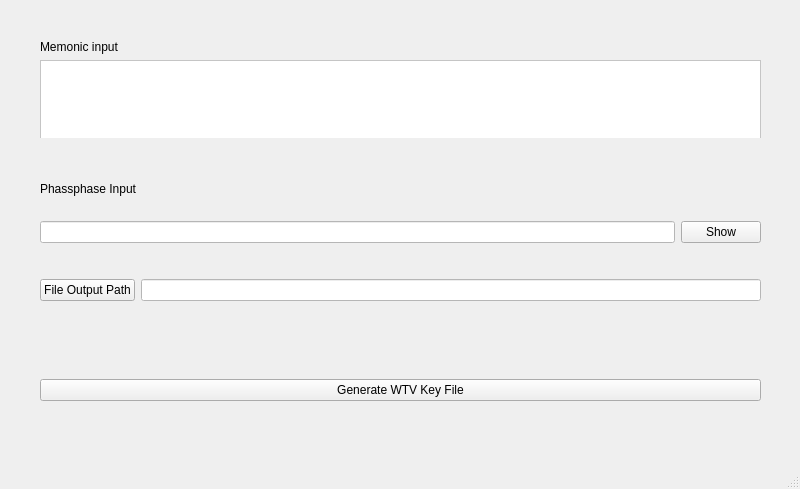
<?xml version="1.0" encoding="UTF-8"?>
<ui version="4.0">
 <class>MainWindow</class>
 <widget class="QMainWindow" name="MainWindow">
  <property name="geometry">
   <rect>
    <x>0</x>
    <y>0</y>
    <width>800</width>
    <height>489</height>
   </rect>
  </property>
  <property name="windowTitle">
   <string>WTV KEY REGEN</string>
  </property>
  <widget class="QWidget" name="centralwidget">
   <widget class="QWidget" name="verticalLayoutWidget">
    <property name="geometry">
     <rect>
      <x>10</x>
      <y>10</y>
      <width>781</width>
      <height>421</height>
     </rect>
    </property>
    <layout class="QVBoxLayout" name="verticalLayout">
     <property name="spacing">
      <number>15</number>
     </property>
     <property name="sizeConstraint">
      <enum>QLayout::SetMinAndMaxSize</enum>
     </property>
     <property name="leftMargin">
      <number>30</number>
     </property>
     <property name="topMargin">
      <number>30</number>
     </property>
     <property name="rightMargin">
      <number>30</number>
     </property>
     <property name="bottomMargin">
      <number>30</number>
     </property>
     <item>
      <widget class="QWidget" name="widget_2" native="true">
       <widget class="QWidget" name="verticalLayoutWidget_2">
        <property name="geometry">
         <rect>
          <x>0</x>
          <y>0</y>
          <width>721</width>
          <height>151</height>
         </rect>
        </property>
        <layout class="QVBoxLayout" name="verticalLayout_2">
         <item>
          <widget class="QLabel" name="label">
           <property name="text">
            <string>Memonic input</string>
           </property>
          </widget>
         </item>
         <item>
          <widget class="QTextEdit" name="textEdit">
           <property name="styleSheet">
            <string notr="true">QTextEdit {
	background-color: white;
}</string>
           </property>
          </widget>
         </item>
        </layout>
       </widget>
      </widget>
     </item>
     <item>
      <widget class="QWidget" name="widget_3" native="true">
       <property name="minimumSize">
        <size>
         <width>200</width>
         <height>30</height>
        </size>
       </property>
       <property name="styleSheet">
        <string notr="true"/>
       </property>
       <widget class="QWidget" name="verticalLayoutWidget_3">
        <property name="geometry">
         <rect>
          <x>0</x>
          <y>9</y>
          <width>721</width>
          <height>81</height>
         </rect>
        </property>
        <layout class="QVBoxLayout" name="verticalLayout_3">
         <item>
          <widget class="QLabel" name="label_2">
           <property name="text">
            <string>Phassphase Input</string>
           </property>
          </widget>
         </item>
         <item>
          <layout class="QHBoxLayout" name="horizontalLayout_2">
           <item>
            <widget class="QLineEdit" name="lineEdit">
             <property name="styleSheet">
              <string notr="true">QWidget QLineEdit { background-color: white;}</string>
             </property>
             <property name="echoMode">
              <enum>QLineEdit::Password</enum>
             </property>
            </widget>
           </item>
           <item>
            <widget class="QPushButton" name="pushButton_2">
             <property name="text">
              <string>Show</string>
             </property>
            </widget>
           </item>
          </layout>
         </item>
        </layout>
       </widget>
      </widget>
     </item>
     <item>
      <widget class="QWidget" name="widget" native="true">
       <property name="minimumSize">
        <size>
         <width>200</width>
         <height>30</height>
        </size>
       </property>
       <widget class="QWidget" name="horizontalLayoutWidget">
        <property name="geometry">
         <rect>
          <x>0</x>
          <y>-1</y>
          <width>721</width>
          <height>51</height>
         </rect>
        </property>
        <layout class="QHBoxLayout" name="horizontalLayout">
         <item>
          <widget class="QPushButton" name="pushButton">
           <property name="text">
            <string>File Output Path</string>
           </property>
          </widget>
         </item>
         <item>
          <widget class="QLineEdit" name="lineEdit_2">
           <property name="styleSheet">
            <string notr="true">QWidget QLineEdit { background-color: white;}</string>
           </property>
          </widget>
         </item>
        </layout>
       </widget>
      </widget>
     </item>
     <item>
      <widget class="QPushButton" name="pushButton_3">
       <property name="text">
        <string>Generate WTV Key File</string>
       </property>
      </widget>
     </item>
    </layout>
   </widget>
  </widget>
  <widget class="QMenuBar" name="menubar">
   <property name="geometry">
    <rect>
     <x>0</x>
     <y>0</y>
     <width>800</width>
     <height>30</height>
    </rect>
   </property>
  </widget>
  <widget class="QStatusBar" name="statusbar"/>
 </widget>
 <resources/>
 <connections/>
</ui>
